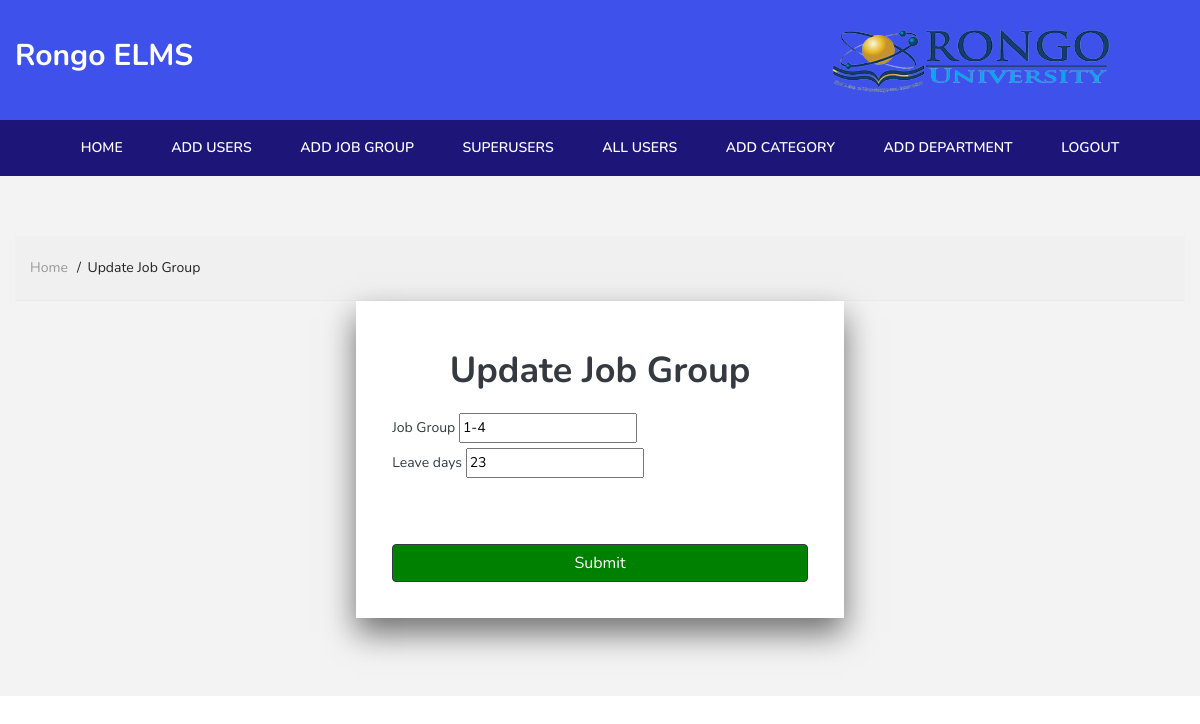
Before: /updateJobGroup/1/ with the older database file.
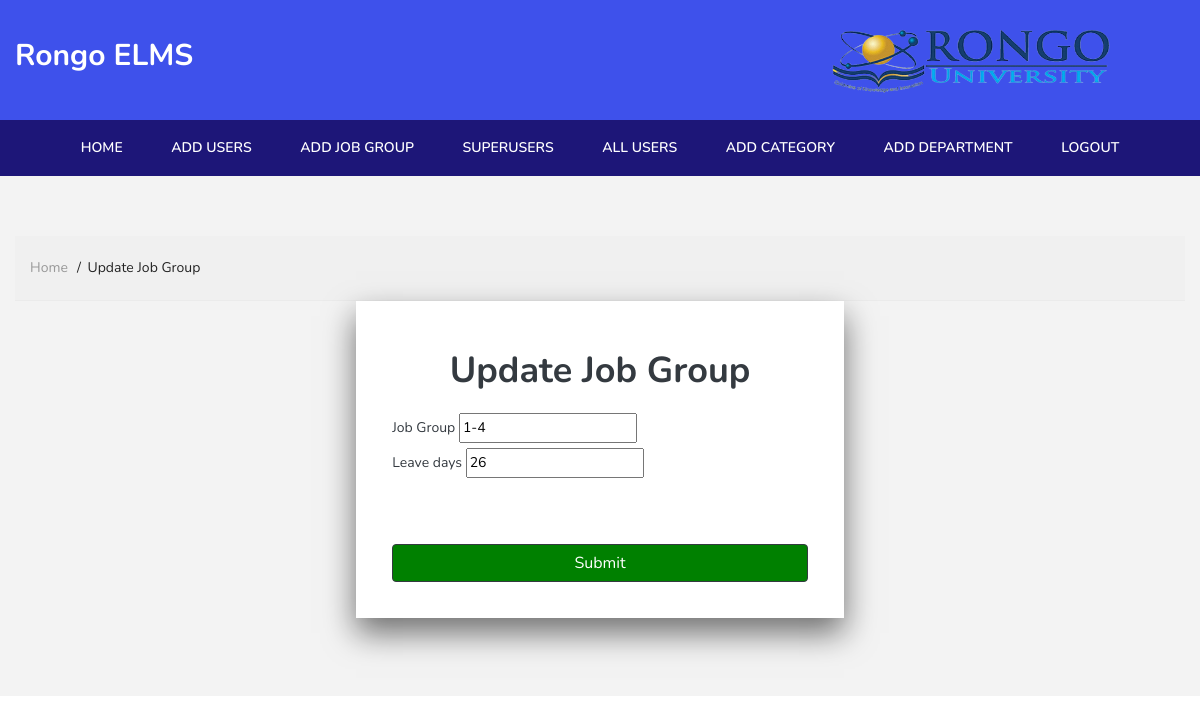
After: the same page with the newer database file.
### app/models.py (models this page shows, shortened)
class jobGroup(models.Model):
    job_group = models.CharField(max_length=10)
    leaveDays = models.PositiveIntegerField()

### app/views.py (the view)
# urls.py: path('updateJobGroup/<str:pk>/', views.updateJobGroup, name='updateJobGroup'),
def updateJobGroup(request, pk):
    category = jobGroup.objects.get(id=pk)
    category_form = jobGroupForm(instance=category)
    if request.method == 'POST':
        category_form = jobGroupForm(request.POST, instance=category)
        if category_form.is_valid():
            category = category_form.save()
            messages.success(request, 'Job Group Updated')
            return redirect('home')
    context = {
        'category_form': category_form,
    }
    return render(request, 'app/addUser/updateJobGroup.html', context)

### app/forms.py
class jobGroupForm(forms.ModelForm):
    class Meta:
        model = jobGroup
        fields = '__all__'

### app/templates/app/addUser/updateJobGroup.html (shortened to what the changed rows need)
{% load static %}
<!doctype html>
<html class="no-js" lang="en">
<head>
    <link rel="stylesheet" href="{% static 'css/plugins.css' %}">
    <link rel="stylesheet" href="{% static 'css/style.css' %}">
    <link rel="stylesheet" href="{% static 'css/custom.css' %}">
</head>
<body>
    <section class="pt-60 pb-30 gray-bg">
        <div class="container">
    <div class="main-wrapper">
        <div class="auth-wrapper d-flex no-block justify-content-center align-items-center position-relative">
            <div style="box-shadow: 0 15px 30px rgba(8, 8, 8, 0.556);padding: 20px;" class="col-lg-5 col-md-7 bg-white">
                <div class="p-3">
                    <h2 class="mt-3 text-center text-dark">Update Job Group</h2>
                    <form class="mt-4" method="post">
                        <div class="row">
                            <div class="col-lg-12">
                                <div class="form-group">
                                    <label class="text-dark" for="uname">Job Group</label>
                                    {{category_form.job_group}}
                                </div>
                            </div>
                            <br>
                            <div class="col-lg-12">
                                <div class="form-group">
                                    <label class="text-dark" for="uname">Leave days</label>
                                    {{category_form.leaveDays}}
                                </div>
                            </div>
                            <br> <br><br><br>
                        </div>
                    </form>
                </div>
            </div>
        </div>
    </div>
    <br><br>
</body>
</body>
</html>

Changed rows visible on the page:
changed jobGroup: leaveDays "23" → "26"
